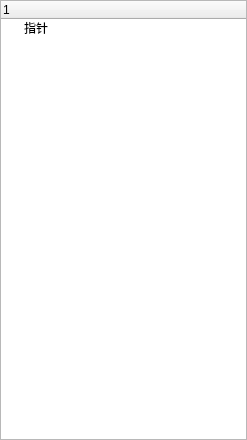
<?xml version="1.0" encoding="UTF-8"?>
<ui version="4.0">
 <class>CToolKitDialog</class>
 <widget class="QWidget" name="CToolKitDialog">
  <property name="geometry">
   <rect>
    <x>0</x>
    <y>0</y>
    <width>247</width>
    <height>440</height>
   </rect>
  </property>
  <property name="windowTitle">
   <string>工具箱</string>
  </property>
  <layout class="QVBoxLayout" name="verticalLayout">
   <property name="leftMargin">
    <number>0</number>
   </property>
   <property name="topMargin">
    <number>0</number>
   </property>
   <property name="rightMargin">
    <number>0</number>
   </property>
   <property name="bottomMargin">
    <number>0</number>
   </property>
   <item>
    <widget class="QTreeWidget" name="treeWidget">
     <column>
      <property name="text">
       <string>1</string>
      </property>
     </column>
     <item>
      <property name="text">
       <string>指针</string>
      </property>
     </item>
    </widget>
   </item>
  </layout>
 </widget>
 <resources/>
 <connections/>
</ui>
